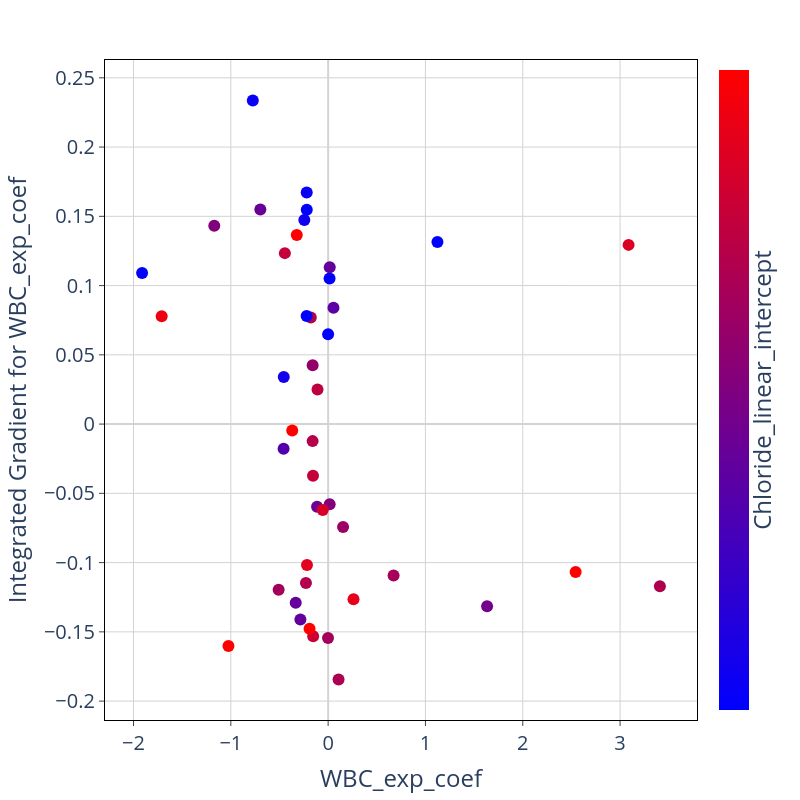

Notebook code for this chart:
### Code cell
feat_1 = IGtable.columns[feature_order[5]]
feat_2 = IGtable.columns[feature_order[6]]

fig = px.scatter(x = IG_X[feat_1], y = IGtable[feat_1], color = IG_X[feat_2])
fig.update_traces(marker=dict(size=12))

fig.update_layout(
    plot_bgcolor='white',
    autosize=False,
    width=800,
    height=800,
    coloraxis = {'colorscale':'Bluered'},
    xaxis_title = feat_1,
    yaxis_title = "Integrated Gradient for " + feat_1,
    font=dict(size=20)
)

fig.update_xaxes(
    zeroline=True,
    zerolinecolor='lightgrey',
    mirror=True,
    ticks='outside',
    showline=True,
    linecolor='black',
    gridcolor='lightgrey'
    )
    
fig.update_yaxes(
    zeroline=True,
    zerolinecolor='lightgrey',
    mirror=True,
    ticks='outside',
    showline=True,
    linecolor='black',
    gridcolor='lightgrey'
)

fig.update_coloraxes(colorbar_showticklabels=False,
                    colorbar_title=dict(text=feat_2,side = "right"),
                    cmin = -1, cmax = 1)

fig.show()

### Figure 1 — Plotly figure (JSON) as saved in the notebook; plotly's stock layout.template omitted (floating-point values rounded to 4 significant figures)
{"data": [{"hovertemplate": "x=%{x}<br>y=%{y}<br>color=%{marker.color}<extra></extra>", "legendgroup": "", "marker": {"color": [0.01111, 1.023, 0.4198, -0.8876, -2.691, -0.2834, -0.3481, 0.8622, -0.8332, 0.5456, -0.2173, -1.59, -1.009, -0.9356, -0.9336, -0.176, 0.7228, -1.668, -2.948, 0.4978, -1.324, 0.5889, 1.624, 0.02701, -0.1419, 1.025, 0.7627, 0.1598, 0.7125, 0.2781, 0.4012, -0.08741, 0.3022, 0.5409, 0.3561, -0.2241, 0.8004, 1.673, 0.2269, -0.2166, 0.2835, 1.878, 0.4202, 0.372], "coloraxis": "coloraxis", "size": 12, "symbol": "circle"}, "mode": "markers", "name": "", "orientation": "v", "showlegend": false, "type": "scatter", "x": [-1.17, -0.3222, -0.178, -0.2447, 0.01457, 0.05488, -0.4577, -1.711, -0.4561, -0.4448, 0.01649, -1.912, -0.2196, -0.2202, -0.774, -0.6968, 3.087, -0.0002711, 1.123, -0.1092, -0.2209, -0.1536, -0.3691, 0.01591, -0.1136, -0.1911, -0.2174, -0.1593, -0.05547, -0.5086, -0.2281, 1.633, 0.6725, -0.1555, 0.1071, -0.285, 0.2607, -1.024, 0.1535, -0.3331, -0.001115, 2.543, -0.1595, 3.409], "xaxis": "x", "y": [0.1432, 0.1365, 0.07699, 0.1474, 0.1051, 0.08395, -0.01773, 0.07791, 0.03399, 0.1234, 0.1132, 0.109, 0.1547, 0.1672, 0.2336, 0.1549, 0.1294, 0.06486, 0.1315, 0.02501, 0.07795, -0.1532, -0.004656, -0.05783, -0.05961, -0.1478, -0.1017, 0.04253, -0.06199, -0.1196, -0.1148, -0.1315, -0.1094, -0.0373, -0.1844, -0.141, -0.1265, -0.1602, -0.07433, -0.129, -0.1544, -0.1067, -0.0123, -0.117], "yaxis": "y"}], "layout": {"autosize": false, "coloraxis": {"cmax": 1, "cmin": -1, "colorbar": {"showticklabels": false, "title": {"side": "right", "text": "Chloride_linear_intercept"}}, "colorscale": [[0, "rgb(0,0,255)"], [1, "rgb(255,0,0)"]]}, "font": {"size": 20}, "height": 800, "legend": {"tracegroupgap": 0}, "margin": {"t": 60}, "plot_bgcolor": "white", "width": 800, "xaxis": {"anchor": "y", "autorange": true, "domain": [0, 1], "gridcolor": "lightgrey", "linecolor": "black", "mirror": true, "range": [-2.293, 3.79], "showline": true, "ticks": "outside", "title": {"text": "WBC_exp_coef"}, "type": "linear", "zeroline": true, "zerolinecolor": "lightgrey"}, "yaxis": {"anchor": "x", "autorange": true, "domain": [0, 1], "gridcolor": "lightgrey", "linecolor": "black", "mirror": true, "range": [-0.2136, 0.2629], "showline": true, "ticks": "outside", "title": {"text": "Integrated Gradient for WBC_exp_coef"}, "type": "linear", "zeroline": true, "zerolinecolor": "lightgrey"}}}
